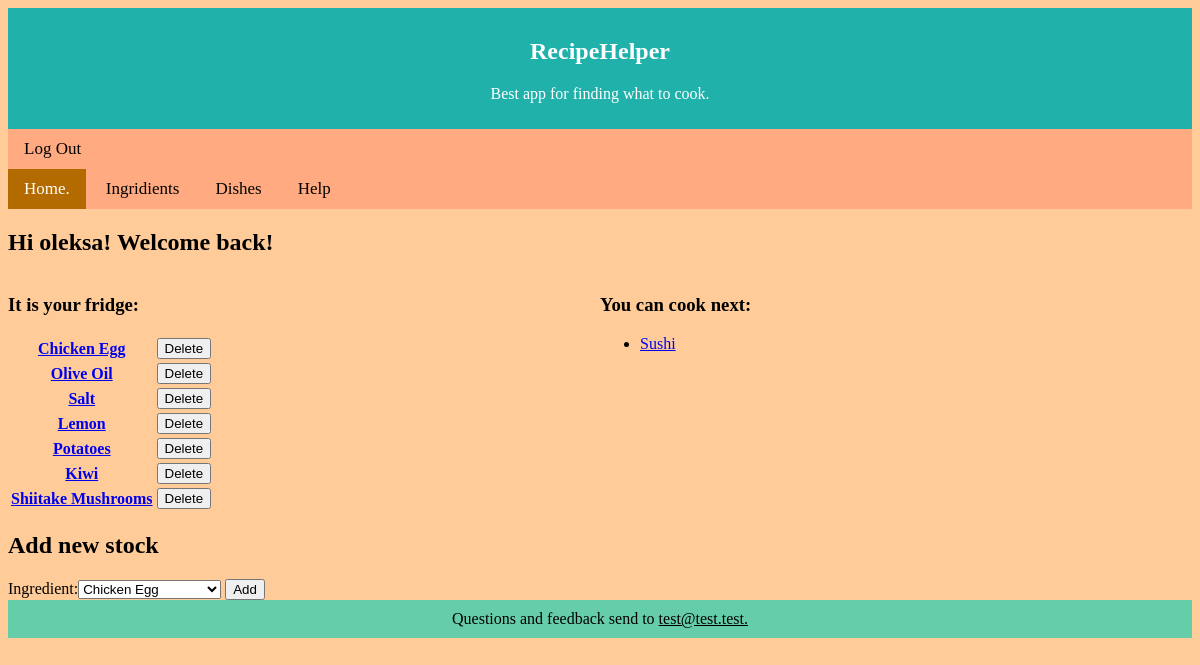
Page / (signed in) on the earlier database version.
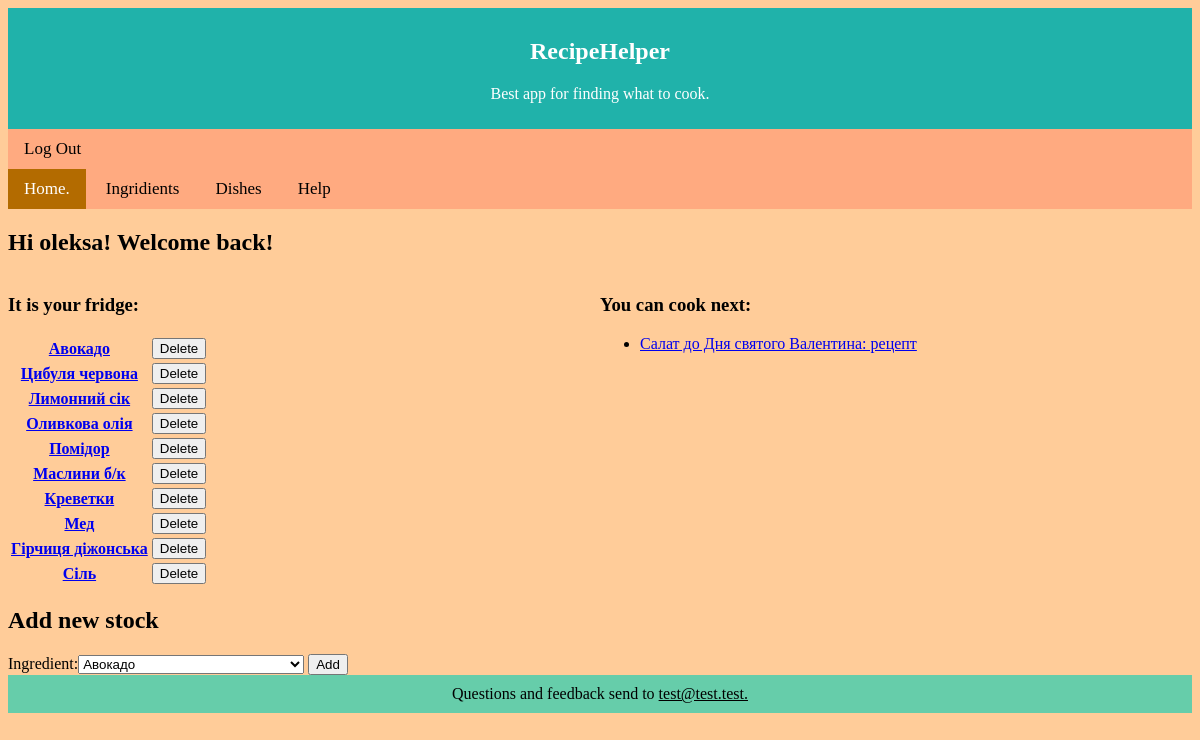
Same page on the later database version.
### Picker/models.py (models this page shows, shortened)
class Fridge(models.Model):
    user = models.ForeignKey(User, on_delete=models.CASCADE)
    ingredient = models.ForeignKey(Ingredient, on_delete=models.CASCADE)
    is_available = models.BooleanField(default = True)

class Ingredient(models.Model):
    name = models.CharField(max_length = 40, unique = True)
    units = models.CharField(max_length = 10, default = 'g.')
    description = models.TextField(blank = True, default = '')

class Dish(models.Model):
    name = models.CharField(max_length = 100)
    description = models.TextField(blank=True, default='')

### Picker/views.py (the view)
# urls.py: path('', views.index, name='index'),
def index(request):
    current_user = request.user
    fridge_ing = Fridge.objects.filter(user_id = current_user.id, is_available = True).select_related('ingredient')
    if request.method == 'POST':
        is_deleted = False
        for temp in fridge_ing:
            if str(temp.ingredient_id) in request.POST:
                temp.is_available = False
                temp.save()
                form = AddIngredient()
                is_deleted = True
                break
        if not is_deleted:
            form = AddIngredient(request.POST)
            if form.is_valid():
                ing_id = form.cleaned_data['ingredient']
                try:
                    k = Fridge.objects.get(user_id = current_user.id, ingredient_id = ing_id)
                    k.is_available = True
                    k.save()
                except Fridge.DoesNotExist:
                    k = Fridge(user_id = current_user.id, ingredient_id = ing_id)
                    k.save()
        fridge_ing = Fridge.objects.filter(user_id=current_user.id, is_available=True).select_related('ingredient')
    else:
        form = AddIngredient()
    available_dish_id = recipe_finder(current_user)
    dish_list = [Dish.objects.get(id=i['id']) for i in available_dish_id]
    context = {
        'user': current_user,
        'ing_list': fridge_ing,
        'dish_list': dish_list,
        'form': form,
    }
    template = loader.get_template('home.html')
    return HttpResponse(template.render(context, request))

### Picker/forms.py
class AddIngredient(forms.Form):
    choises = [tuple([x.id, x.name]) for x in Ingredient.objects.all()]
    ingredient = forms.CharField(widget=forms.Select(choices=choises))

### Picker/models.py (called while the page is built)
def recipe_finder(user):
    recipes = Recipe.objects.exclude(ingredient__fridge__user__id = user.id, ingredient__fridge__is_available = True).values('dish__id')
    dishes = Dish.objects.filter(recipe__ingredient__fridge__user__id = user.id, recipe__ingredient__fridge__is_available = True).values('id')
    available_dish_id = dishes.difference(recipes)
    return available_dish_id

### templates/home.html (shortened to what this page needs)
{% extends 'base.html' %}
{% block content %}
{% if user.is_authenticated %}
<h2>Hi {{ user.username }}! Welcome back!</h2>
<div class="wrapper">
<div class="fridge">
    <h3>It is your fridge:</h3>
    {% if ing_list %}
    <table>
        {% for ing in ing_list %}
        <tr>
        <th>
            <a href="/ingredient/{{ ing.ingredient_id }} "> {{ ing.ingredient.name }} </a>
        </th>
        <th>
            <form method="post" >
                <input type="submit" name = "{{ ing.ingredient_id }}" value="Delete">
            </form>
        </th>
        </tr>
        {% endfor %}
    </table>
    {% else %}
    <p>You fridge is empty :(</p>
    {% endif %}
    <h2>Add new stock</h2>
    <form method="post">
        {{ form }}
        <input type="submit" value="Add">
    </form>
</div>
<div class="posibilities">
    <h3>You can cook next:</h3>
    {% if dish_list %}
    <ul>
        {% for dish in dish_list %}
        <li><a href="/recipe/{{ dish.id }} "> {{ dish.name }} </a>
        {% endfor %}
    </ul>
    {% else %}
    <p>You had nothing to cook. Time for shopping?</p>
    {% endif %}
</div>
</div>
{% endif %}
{% endblock %}

### templates/base.html (shortened to what this page needs)
<!DOCTYPE html>
{% load static %}
<html>
<head>
    <link rel="stylesheet" href="{% static 'first.css' %}" type="text/css">
</head>
<body>
<header>
    <h2>RecipeHelper</h2>
    <p>Best app for finding what to cook.</p>
</header>
<nav>
{% if user.is_authenticated %}
    <a href="{% url 'logout' %}">Log Out</a>
{% else %}
    <a href="{% url 'login' %}">Log In</a>
    <a href="{% url 'signup' %}">Sign Up</a>
{% endif %}
</nav>
{% block nav %}
<nav>
    <a class="active" href="{% url 'index' %}">Home.</a>
    <a href="{% url 'ing_cat' %}">Ingridients</a>
    <a href="{% url 'catalog' %}">Dishes</a>
    <a>Help</a>
</nav>
{% endblock %}
{% block content %}{% endblock %}
<footer>
    Questions and feedback send to <span class="email">test@test.test.</span>
</footer>
</body>
</html>

### static/first.css (style rules this page uses)
body { background-color: #ffcc99; }
header, footer { text-align: center; padding: 10px 0px; width: 100%; margin: 0px; }
header { color: white; background-color: lightseagreen; }
footer { color: black; background-color: mediumaquamarine; }
nav { width: 100%; background-color: #ffaa80; padding: 10px 0px; overflow: hidden; }
nav a { color: black; text-align: center; padding: 14px 16px; text-decoration: none; font-size: 17px; }
nav a.active { background-color: #b36b00; color: white; }
span.email { text-decoration: underline; }
.wrapper { display: grid; grid-template-columns: 1fr 1fr; }

Differences in the rows shown:
removed Fridge: ingredient.name "Chicken Egg"
removed Fridge: ingredient.name "Olive Oil"
removed Fridge: ingredient.name "Salt"
removed Fridge: ingredient.name "Lemon"
removed Fridge: ingredient.name "Potatoes"
removed Fridge: ingredient.name "Kiwi"
removed Fridge: ingredient.name "Shiitake Mushrooms"
removed Dish: name "Sushi"
added Fridge: ingredient.name "Авокадо"
added Fridge: ingredient.name "Цибуля червона"
added Fridge: ingredient.name "Лимонний сік"
added Fridge: ingredient.name "Оливкова олія"
added Fridge: ingredient.name "Помідор"
added Fridge: ingredient.name "Маслини б/к"
added Fridge: ingredient.name "Креветки"
added Fridge: ingredient.name "Мед"
added Fridge: ingredient.name "Гірчиця діжонська"
added Fridge: ingredient.name "Сіль"
added Dish: name "Салат до Дня святого Валентина: рецепт"
Other differences:
form field ingredient: "Chicken Egg" → "Авокадо"
